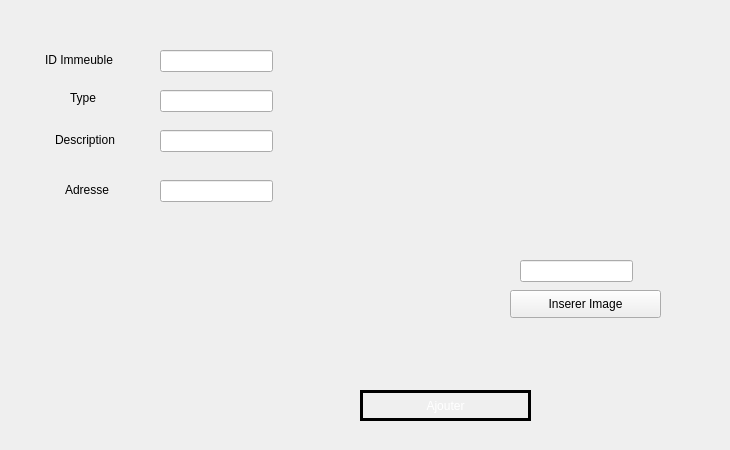
      <widget class="QWidget" name="tab_9">
       <attribute name="title">
        <string>Ajouter</string>
       </attribute>
       <widget class="QLabel" name="idprod">
        <property name="geometry">
         <rect>
          <x>45</x>
          <y>50</y>
          <width>81</width>
          <height>20</height>
         </rect>
        </property>
        <property name="text">
         <string>ID Immeuble</string>
        </property>
       </widget>
       <widget class="QLineEdit" name="ID_Produit">
        <property name="geometry">
         <rect>
          <x>160</x>
          <y>50</y>
          <width>113</width>
          <height>22</height>
         </rect>
        </property>
       </widget>
       <widget class="QPushButton" name="ajoutprod">
        <property name="geometry">
         <rect>
          <x>360</x>
          <y>390</y>
          <width>171</width>
          <height>31</height>
         </rect>
        </property>
        <property name="styleSheet">
         <string notr="true"> QPushButton {
color: #ffffff;
border: 3px solid #000000;
font: 10pt &quot;Segoe UI Black&quot;;
border-radius: 26px;
padding: 5px;
background: qradialgradient(cx: 0.3, cy: -0.4,
fx: 0.3, fy: -0.4,
radius: 1.65, stop: 0 #D0CAC1, stop: 1 #rgb(200, 195, 186));
min-width: 80px;
}

QPushButton:hover {
background: qradialgradient(cx: 0.3, cy: -0.4,
fx: 0.3, fy: -0.4,
radius: 1.65, stop: 0 #c8c3ba, stop: 1 #c8c3ba);
}

 QPushButton:pressed {
background: qradialgradient(cx: 0.4, cy: -0.1,
fx: 0.4, fy: -0.1,
radius: 1.65, stop: 0 #0936F5, stop: 1 #0936F5);
}</string>
        </property>
        <property name="text">
         <string>Ajouter</string>
        </property>
       </widget>
       <widget class="QLineEdit" name="Type">
        <property name="geometry">
         <rect>
          <x>160</x>
          <y>90</y>
          <width>113</width>
          <height>22</height>
         </rect>
        </property>
       </widget>
       <widget class="QLineEdit" name="Description">
        <property name="geometry">
         <rect>
          <x>160</x>
          <y>130</y>
          <width>113</width>
          <height>22</height>
         </rect>
        </property>
       </widget>
       <widget class="QLineEdit" name="Adresse">
        <property name="geometry">
         <rect>
          <x>160</x>
          <y>180</y>
          <width>113</width>
          <height>22</height>
         </rect>
        </property>
       </widget>
       <widget class="QLabel" name="typeprod">
        <property name="geometry">
         <rect>
          <x>70</x>
          <y>90</y>
          <width>56</width>
          <height>16</height>
         </rect>
        </property>
        <property name="text">
         <string>Type</string>
        </property>
       </widget>
       <widget class="QLabel" name="descriptionprod">
        <property name="geometry">
         <rect>
          <x>55</x>
          <y>130</y>
          <width>71</width>
          <height>20</height>
         </rect>
        </property>
        <property name="text">
         <string>Description</string>
        </property>
       </widget>
       <widget class="QLabel" name="adresseprod">
        <property name="geometry">
         <rect>
          <x>65</x>
          <y>180</y>
          <width>61</width>
          <height>20</height>
         </rect>
        </property>
        <property name="text">
         <string>Adresse</string>
        </property>
       </widget>
       <widget class="QPushButton" name="inserimageprod">
        <property name="geometry">
         <rect>
          <x>510</x>
          <y>290</y>
          <width>151</width>
          <height>28</height>
         </rect>
        </property>
        <property name="text">
         <string>Inserer Image</string>
        </property>
       </widget>
       <widget class="QLabel" name="label_19">
        <property name="geometry">
         <rect>
          <x>60</x>
          <y>280</y>
          <width>171</width>
          <height>161</height>
         </rect>
        </property>
        <property name="styleSheet">
         <string notr="true"/>
        </property>
        <property name="text">
         <string/>
        </property>
        <property name="pixmap">
         <pixmap resource="GFX.qrc">:/logo.ico</pixmap>
        </property>
        <property name="scaledContents">
         <bool>true</bool>
        </property>
       </widget>
       <widget class="QLabel" name="img">
        <property name="geometry">
         <rect>
          <x>460</x>
          <y>30</y>
          <width>261</width>
          <height>171</height>
         </rect>
        </property>
        <property name="text">
         <string/>
        </property>
       </widget>
       <widget class="QLineEdit" name="img2">
        <property name="geometry">
         <rect>
          <x>520</x>
          <y>260</y>
          <width>113</width>
          <height>22</height>
         </rect>
        </property>
       </widget>
      </widget>
